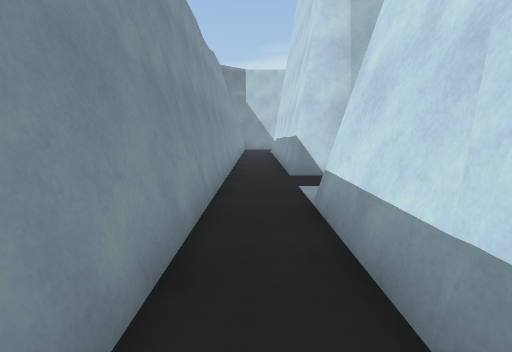
[1] (above)

21 first-person views from a walk through a Unity game level. The camera is 1.3 m above the floor, tilts 8° down and sees 80° across. The floor is counted in squares, 1 m on a side. Each view is taken from the middle of a square. On the plan, view 1 faces up. The plan holds only what a view shows up to about 14 squares ahead; the rest is blank. The place goes on beyond the plan. The player is left out.

[2]
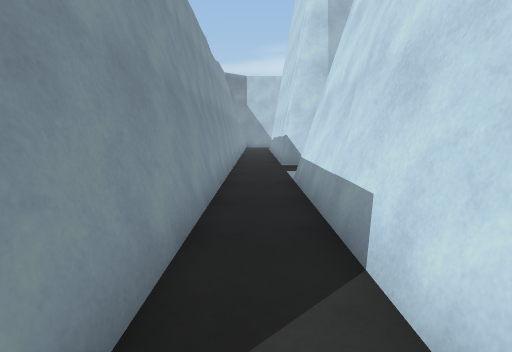

[3]
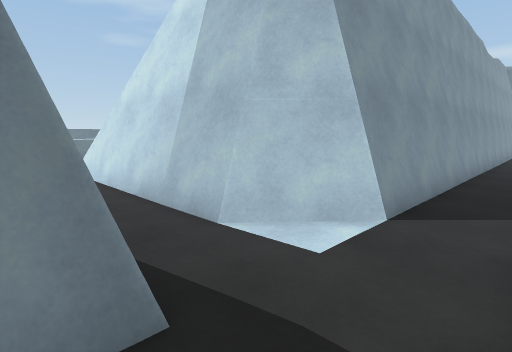

[4]
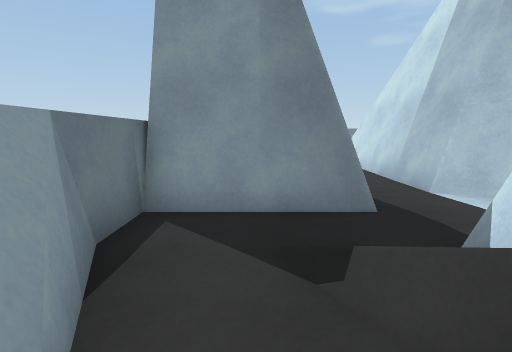

[5]
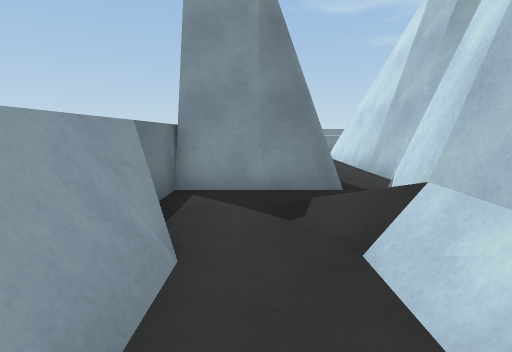

[6]
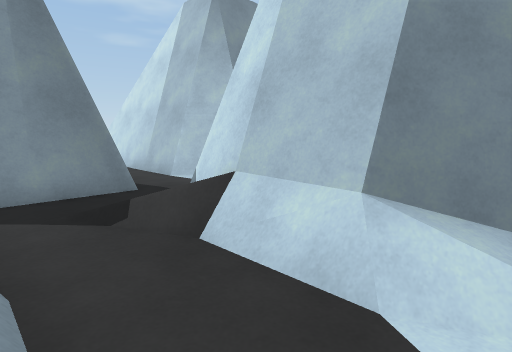

[7]
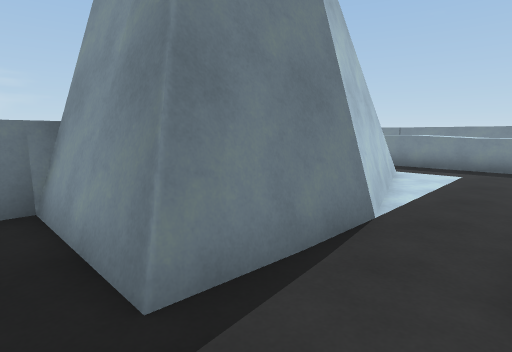

[8]
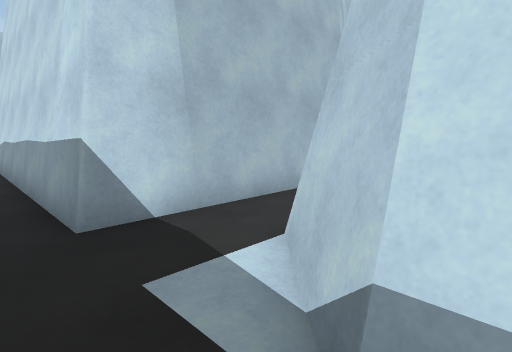

[9]
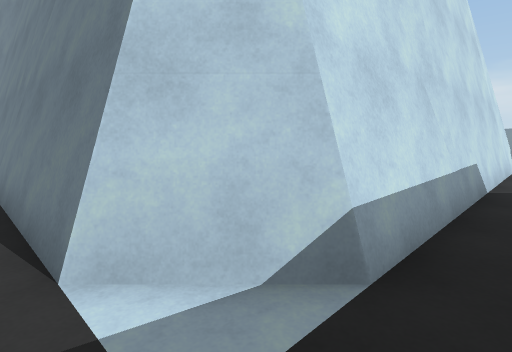

[10]
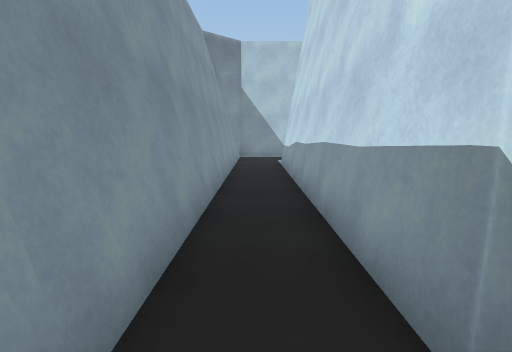

[11]
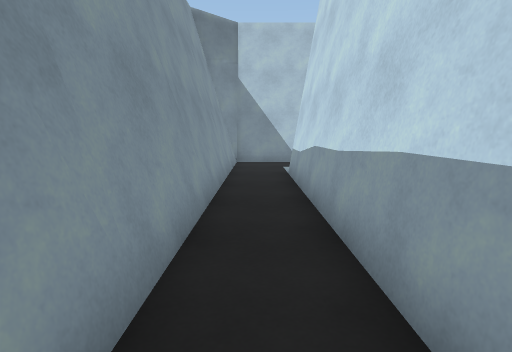

[12]
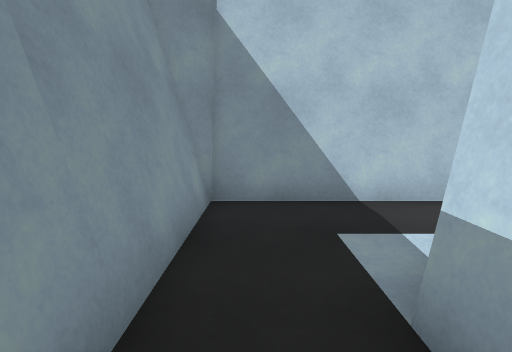

[13]
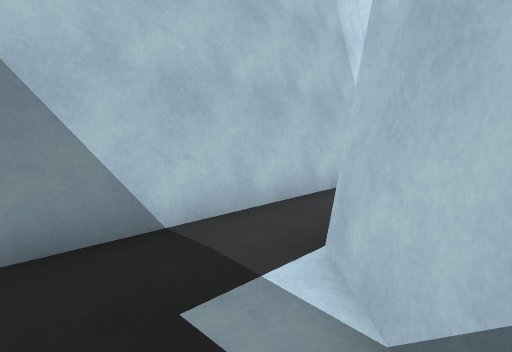

[14]
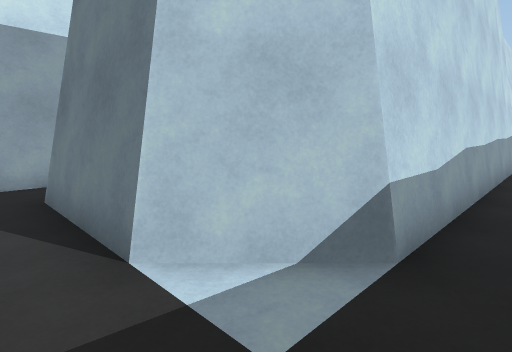

[15]
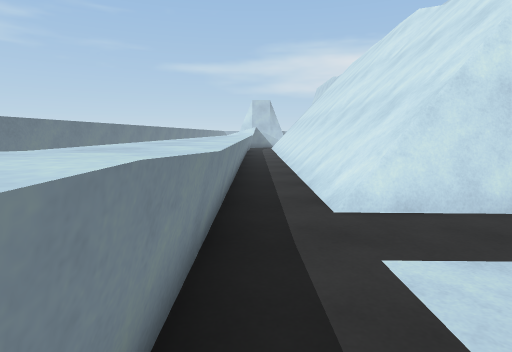

[16]
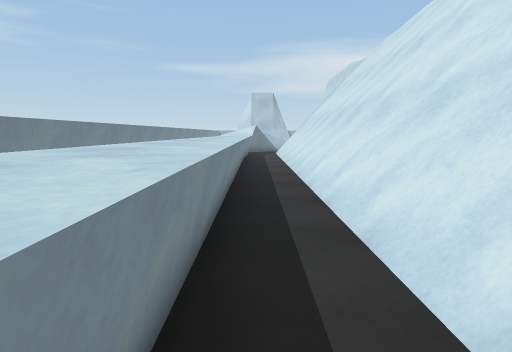

[17]
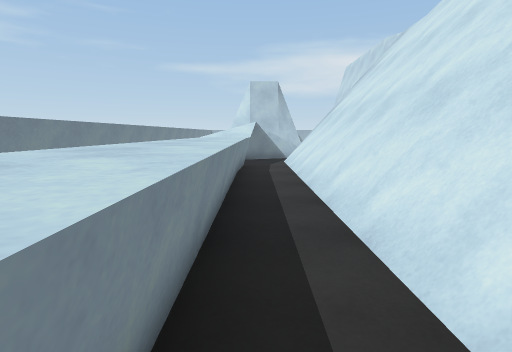

[18]
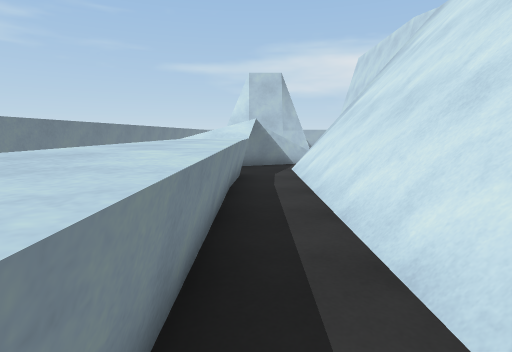

[19]
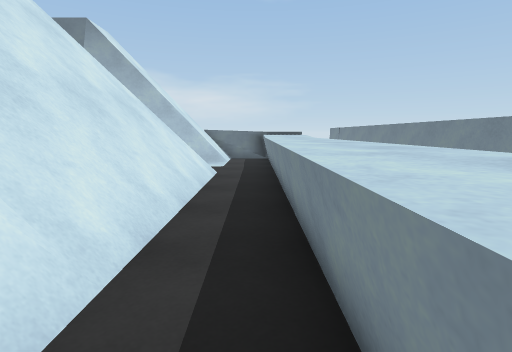

[20]
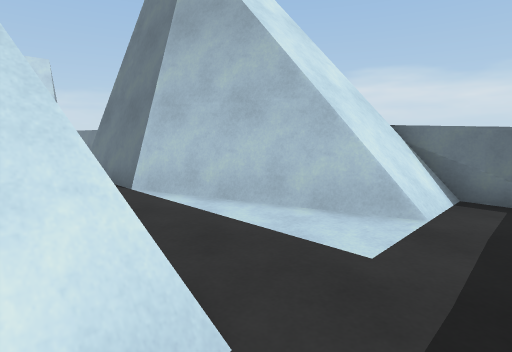

[21]
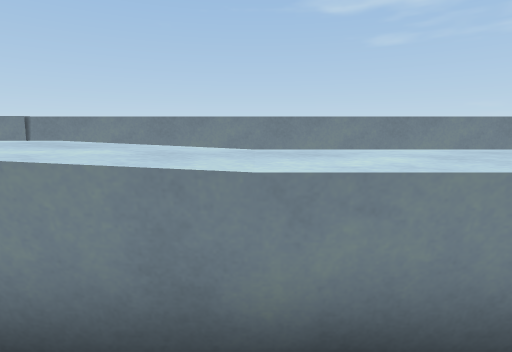

### Floor plan
Key: @ floor where view 1 was taken; # wall or solid block; x gap in a wall; . floor; / step, stairs or slope; = window, fence, low wall or low ledge; ^ raised ledge; O other object.
Columns run from 17 left of view 1 to 6 right of it. Each row starts with its distance up from view 1.
 25                 ########
 24                 #.......
 23                 #...####
 22                 #..##
 21                 #.##
 20 #               #.#
 19 #   ==          #.#
 18 #     =         #.#
 17 #   x .##       #.#
 16 #  /^^.##       #.#
 15 #  ^^^.#        #.#
 14 #   ^..#        #.#
 13 #  ^^..#        #.#
 12 #  ^^..#        #.#
 11 #  ^^..#        #.#
 10 #  ^^..#        #.######
  9 #  ^^..#        #......
  8 #  ^^..#        #.......
  7 #  ^^..#        #...####
  6 #  ^^..#        #..##
  5 #  ^^..#        #.##
  4 #  ^^..#        #.##
  3 #  ^^..#        #.##
  2 #  ^^..#        #.##
  1 #  ^^..#        #.##
  0 #  ^^..#        #@##
 -1 #  ^^..#        #.##
 -2 #  ^^..#       ##.##
 -3 #  ^^..##    ###..##
 -4 #  ^^..########...##
 -5 #  ^^.............######
 -6 #  ^^.......#####.####OO
 -7 #  ^^....########.//....
 -8 #  ^^..####    ##./.....
 -9 #   ^..##      ##../===.
-10 ^     ^^#      #^^^^^^

Where each view was taken, in squares from view 1:
view 1: 0 up, 0 right, facing up
view 2: 3 down, 0 right, facing up
view 3: 7 down, 1 right, facing up-left
view 4: 8 down, 4 right, facing left
view 5: 8 down, 6 right, facing left
view 6: 9 down, 6 right, facing up-left
view 7: 4 down, 0 right, facing down-left
view 8: 5 up, 0 right, facing up-right
view 9: 8 up, 0 right, facing down-right
view 10: 8 up, 0 right, facing up
view 11: 11 up, 0 right, facing up
view 12: 19 up, 0 right, facing up
view 13: 21 up, 0 right, facing up-right
view 14: 24 up, 0 right, facing down-right
view 15: 9 down, 12 left, facing up
view 16: 3 down, 12 left, facing up
view 17: 3 up, 12 left, facing up
view 18: 6 up, 12 left, facing up
view 19: 6 up, 12 left, facing down
view 20: 3 down, 12 left, facing down-right
view 21: 6 down, 11 left, facing left
